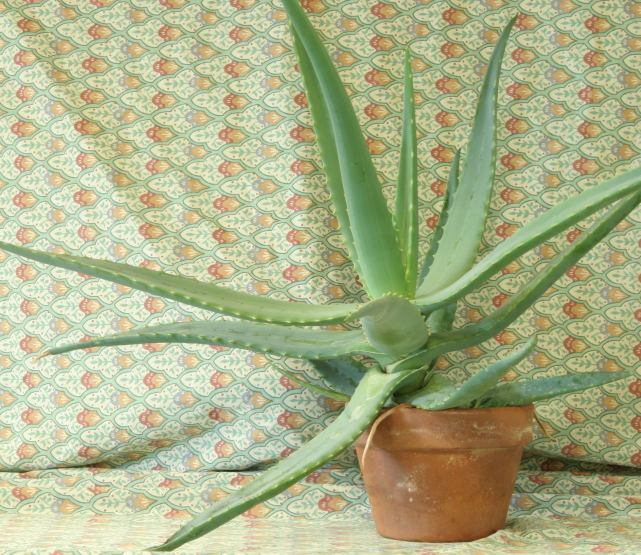
#> input picture stereo-matching/files/aloeL.jpg, 1282 x 1110 px (shown at 1/2 size)
$ jupyter execute sgm-opencv-example.ipynb
#> lines starting #> are read from the running program, lines starting #| are printed output that depends on the picture; after the words box and inside, x2 and y2 are one past the last pixel; in counts of white or black regions, pixels touching at a corner belong together
# How to do Stereo Matching by SGM in OpenCV

> see code at: https://github.com/opencv/opencv/blob/master/samples/python/stereo_match.py

[cell 1]
'''
Simple example of stereo image matching and point cloud generation.
Resulting .ply file cam be easily viewed using MeshLab ( http://meshlab.sourceforge.net/ )
'''

import numpy as np
import cv2
import matplotlib.pyplot as plt

ply_header = '''ply
format ascii 1.0
element vertex %(vert_num)d
property float x
property float y
property float z
property uchar red
property uchar green
property uchar blue
end_header
'''

def write_ply(fn, verts, colors):
    verts = verts.reshape(-1, 3)
    colors = colors.reshape(-1, 3)
    verts = np.hstack([verts, colors])
    with open(fn, 'wb') as f:
        f.write((ply_header % dict(vert_num=len(verts))).encode('utf-8'))
        np.savetxt(f, verts, fmt='%f %f %f %d %d %d ')


def run_sgm(min_disp = 16, max_disp = 112):
#> called with min_disp = 16, max_disp = 112
    print('loading images...')
    imgL = cv2.pyrDown(cv2.imread('./files/aloeL.jpg'))  # downscale images for faster processing
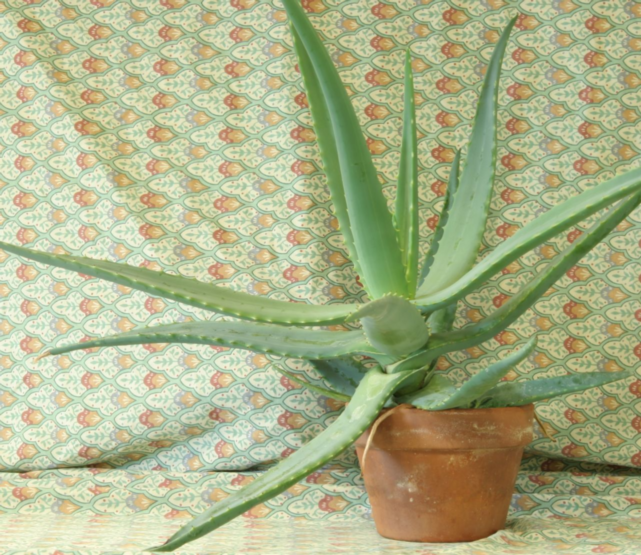
#> imgL: shape (555, 641, 3); mean B, G, R 136.6, 177.2, 171.2
    imgR = cv2.pyrDown(cv2.imread('./files/aloeR.jpg'))
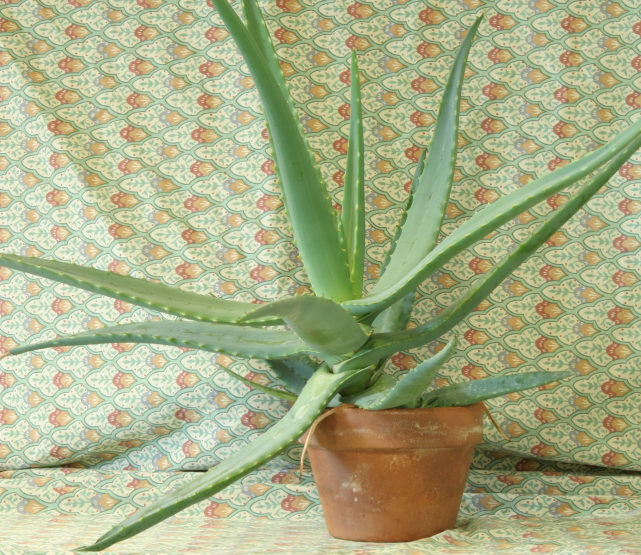
#> input picture stereo-matching/files/aloeR.jpg, 1282 x 1110 px (shown at 1/2 size)
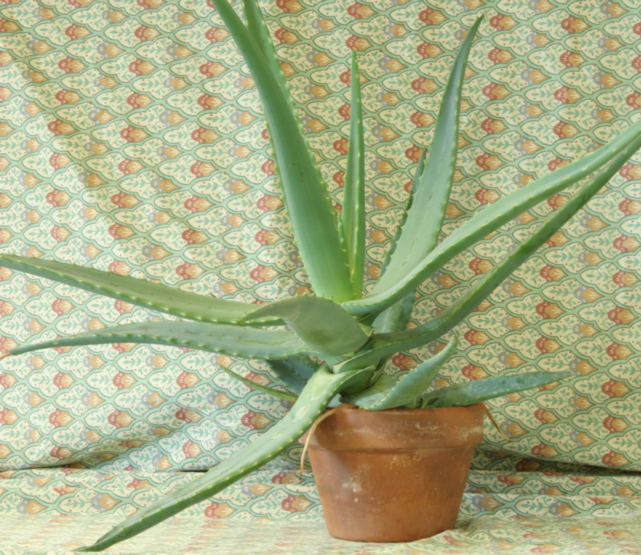
#> imgR: shape (555, 641, 3); mean B, G, R 134.1, 174.2, 168

    # disparity range is tuned for 'aloe' image pair
    window_size = 3
    #min_disp = 16
    stereo = cv2.StereoSGBM_create(
        minDisparity = min_disp,
        numDisparities = num_disp,
        blockSize = 16,
        P1 = 8*3*window_size**2,
        P2 = 32*3*window_size**2,
        disp12MaxDiff = 1,
        uniquenessRatio = 10,
        speckleWindowSize = 100,
        speckleRange = 32
    )

    print('computing disparity...')
    disp = stereo.compute(imgL, imgR).astype(np.float32) / 16.0
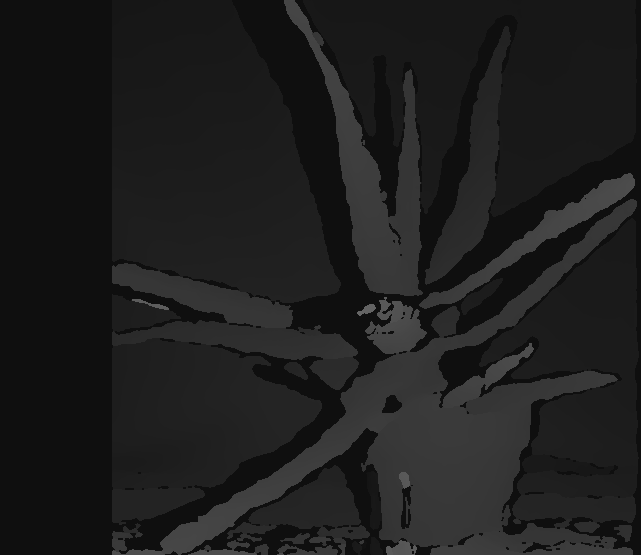
#> disp: shape (555, 641) float32; min 15, max 102.1, mean 29.9

    print('generating 3d point cloud...',)
    h, w = imgL.shape[:2]
#> h = 555; w = 641
    f = 0.8*w                          # guess for focal length
#> f = 512.8
    Q = np.float32([[1, 0, 0, -0.5*w],
                    [0,-1, 0,  0.5*h], # turn points 180 deg around x-axis,
                    [0, 0, 0,     -f], # so that y-axis looks up
                    [0, 0, 1,      0]])
    points = cv2.reprojectImageTo3D(disp, Q)
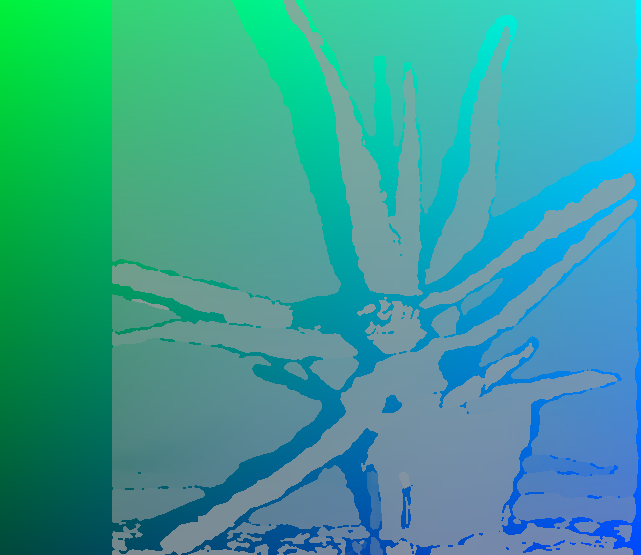
#> points: shape (555, 641, 3) float32; mean of channels 0, 1, 2 -1.3, 0.6, -21.8; drawn with min black and max white
    colors = cv2.cvtColor(imgL, cv2.COLOR_BGR2RGB)
    mask = disp > disp.min()
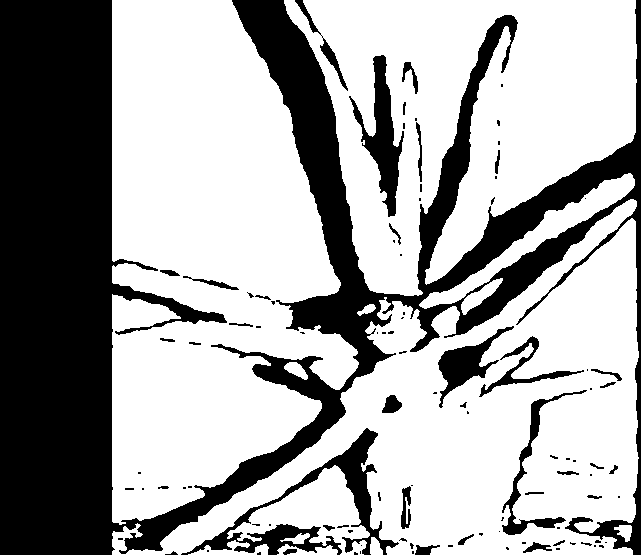
#> mask: shape (555, 641) bool; 65.4% white; 101 black regions (63 under 20 px), largest, box (x1, y1, x2, y2) and area: (0, 0, 641, 555) 107680, (181, 428, 399, 555) 4966, (349, 55, 404, 217) 2986
    out_points = points[mask]
    out_colors = colors[mask]
    out_fn = './results/aloe_out.ply'
    write_ply(out_fn, out_points, out_colors)
    print('%s saved' % out_fn)

    #cv2.imshow('left', imgL)
    #cv2.imshow('disparity', (disp-min_disp)/num_disp)
    #cv2.waitKey()
    return imgL, imgR, disp

Let us do the stereo matching and plot the disparity map.

[cell 2]
print(__doc__)
min_disp = 16
max_disp = 112
num_disp = 112-min_disp
imgL, imgR, disp = run_sgm(min_disp, max_disp)
# Draw the rectified images
if 1:
    fig, axes = plt.subplots(1, 3, figsize=(15, 10))
    axes[0].imshow(imgL)
    axes[0].title.set_text("Left Image")
    axes[1].imshow(imgR)
    axes[1].title.set_text("Right Image")
    axes[2].imshow((disp-min_disp)/num_disp)
    axes[2].title.set_text("Disparity")
    #plt.title("Left Image & RIght Image & Disparity", loc='center')
    #plt.savefig("./files/rectified_images.png")
    plt.show()
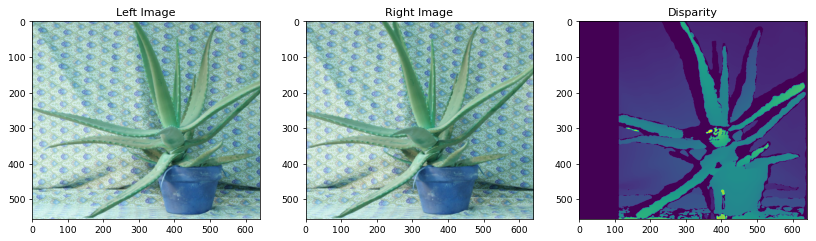
#> figure drawn by matplotlib, 3 panels; B, G, R data is drawn as R, G, B
    print('Done')
